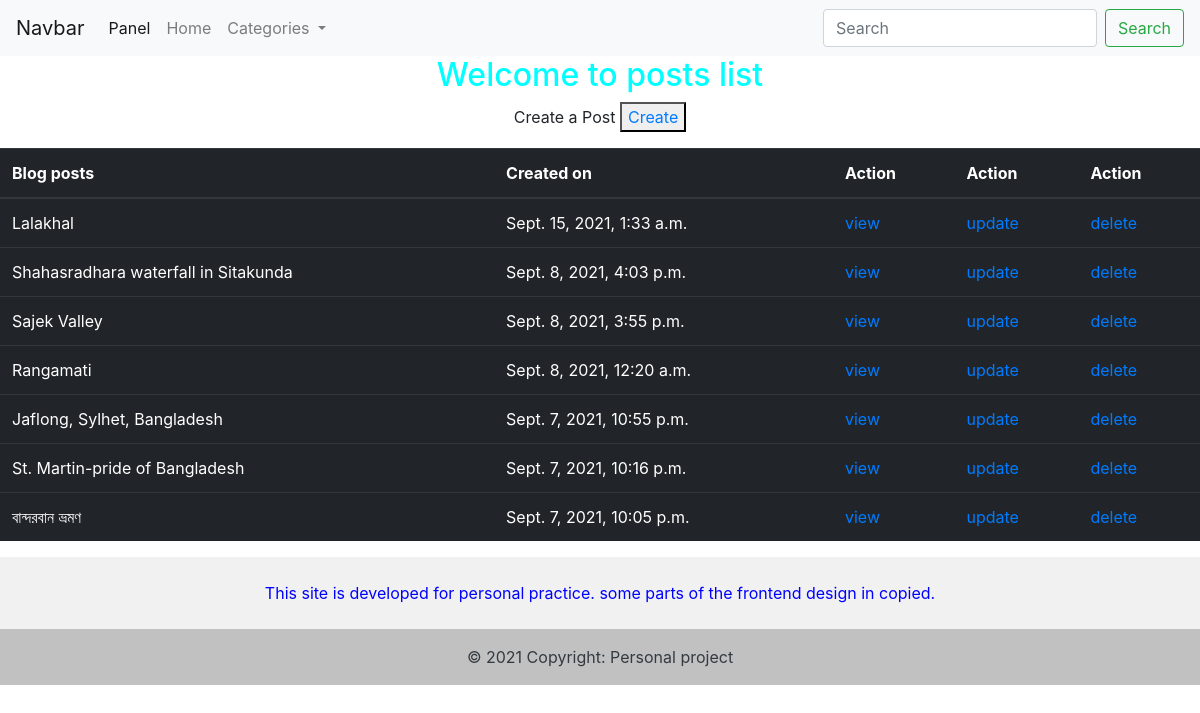
/panel/, run on the app's committed database.
### posts/models.py (models this page shows, shortened)
class Post(models.Model):
    title = models.CharField(max_length=100)
    content = models.TextField()
    post_img = models.ImageField(default='default_image.jpg', null=True, blank=True)
    created_on = models.DateTimeField(auto_now_add=True)
    updated_on = models.DateTimeField(auto_now=True)
    class Meta:
        ordering = ('-created_on',)

### posts/views.py (the view)
# urls.py: path('panel/', views.post_list, name='post_list'),
def post_list(request):
    posts = Post.objects.all()
    context = {
        'post_list' : posts
    }
    return render(request, 'back/post_list.html', context)

### templates/back/post_list.html (shortened to what this page needs)
{% extends 'base.html' %}
{% block content %}
    <h2 style="text-align: center; color: aqua;">Welcome to posts list</h2>
    <div style="text-align:center;">
      <p> Create a Post <button> <a href=" {% url 'create_post' %} ">Create</a> </button> </p>
    </div>
    <div>
      <table class="table table-dark">
          <thead>
            <tr>
              <th scope="col">Blog posts</th>
              <th scope="col">Created on</th>
              <th scope="col">Action</th>
              <th scope="col">Action</th>
              <th scope="col">Action</th>
            </tr>
          </thead>
          <tbody>
              {% for post in post_list %}
              <tr>
                  <td> {{post.title}} </td>
                  <td> {{post.created_on}} </td>
                  <td><a href="{% url 'post_detail' post.id %}">view</a></td>
                  <td><a href="{% url 'update_post' post.id %}">update</a></td>
                  <td><a href="{% url 'delete_post' post.id %}">delete</a></td>
              </tr>
              {% endfor %}
          </tbody>
        </table>
    </div>
{% endblock %}

### data on the page
Post: title "Lalakhal", created_on "Sept. 15, 2021, 1:33 a.m."
Post: title "Shahasradhara waterfall in Sitakunda", created_on "Sept. 8, 2021, 4:03 p.m."
Post: title "Sajek Valley", created_on "Sept. 8, 2021, 3:55 p.m."
Post: title "Rangamati", created_on "Sept. 8, 2021, 12:20 a.m."
Post: title "Jaflong, Sylhet, Bangladesh", created_on "Sept. 7, 2021, 10:55 p.m."
Post: title "St. Martin-pride of Bangladesh", created_on "Sept. 7, 2021, 10:16 p.m."
Post: title "বান্দরবান ভ্রমণ", created_on "Sept. 7, 2021, 10:05 p.m."
